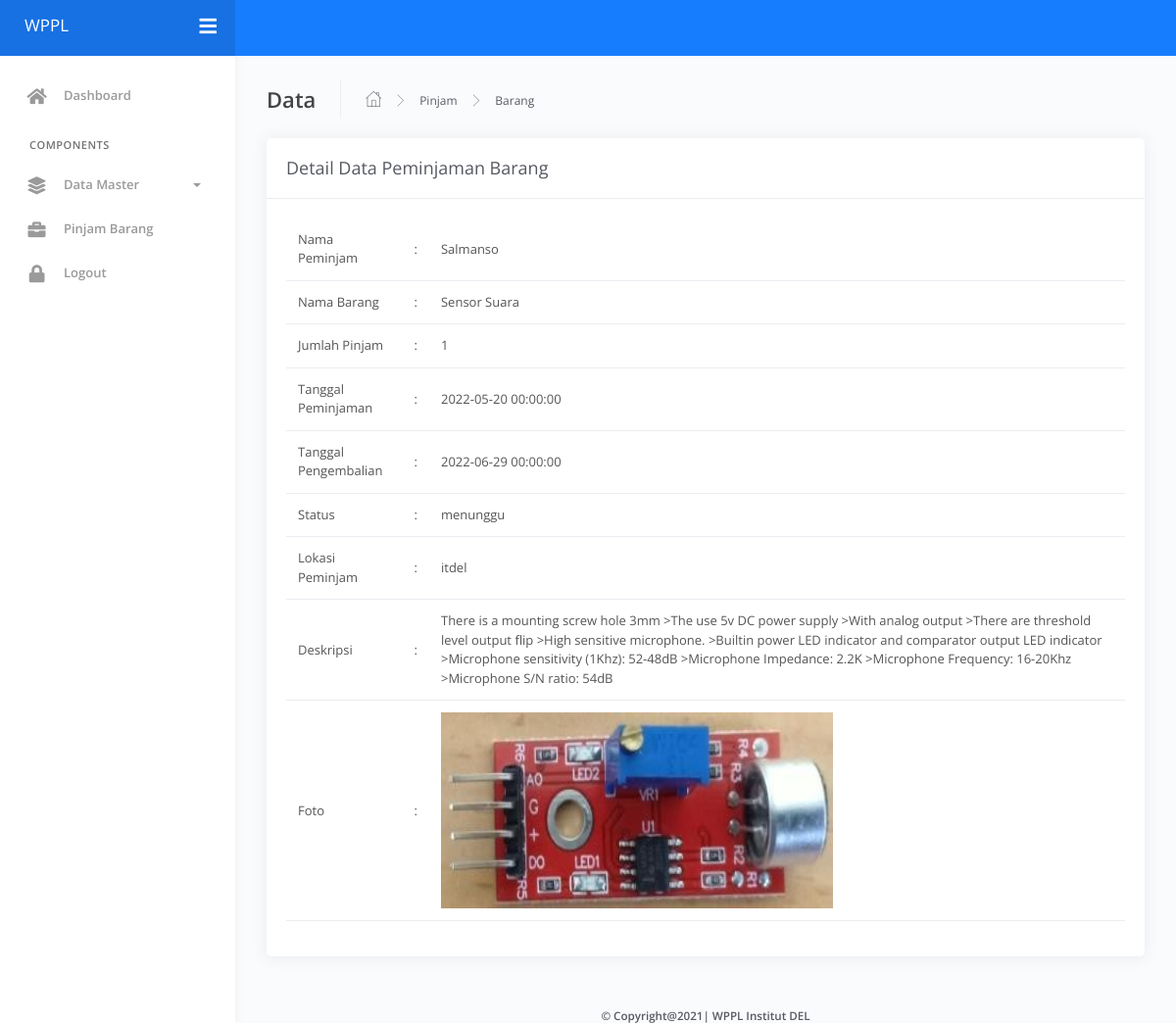
Screenshot of /admin/index.php?view=detailpinjambarang&id=7 with the database file from the repository.
### tables this page shows
CREATE TABLE `pinjambarang` (
  `id` int(11) NOT NULL,
  `id_barang` int(11) DEFAULT NULL,
  `id_user` int(11) DEFAULT NULL,
  `qty` int(11) DEFAULT NULL,
  `tgl_mulai` datetime DEFAULT NULL,
  `tgl_selesai` datetime DEFAULT NULL,
  `lokasi_barang` text DEFAULT NULL,
  `status` varchar(15) DEFAULT NULL
);

CREATE TABLE `user` (
  `id` int(11) NOT NULL,
  `nama_lengkap` varchar(255) DEFAULT NULL,
  `email` varchar(255) DEFAULT NULL,
  `nohp` varchar(15) DEFAULT NULL,
  `username` varchar(15) DEFAULT NULL,
  `password` varchar(15) DEFAULT NULL,
  `level` varchar(10) DEFAULT NULL
);

CREATE TABLE `barang` (
  `id` int(11) NOT NULL,
  `nama_barang` varchar(255) DEFAULT NULL,
  `stok` int(11) DEFAULT NULL,
  `deskripsi` text DEFAULT NULL,
  `foto` varchar(255) DEFAULT NULL
);

### user/peminjaman/barang/detailpinjambarang.php (the view)
<?php
$query = mysqli_query($conn,"SELECT pinjambarang.id, pinjambarang.id_barang, pinjambarang.id_user, pinjambarang.tgl_mulai, pinjambarang.tgl_selesai, pinjambarang.qty, pinjambarang.lokasi_barang, pinjambarang.status, barang.nama_barang, barang.foto, barang.deskripsi, user.nama_lengkap from pinjambarang inner join barang on barang.id=pinjambarang.id_barang inner join user on user.id=pinjambarang.id_user and pinjambarang.id='$_GET[id]'");
$d = mysqli_fetch_array($query);
?>
<div class="main-panel">
			<div class="content">
				<div class="page-inner">
					<div class="page-header">
						<h4 class="page-title">Data</h4>
						<ul class="breadcrumbs">
							<li class="nav-home">
								<a href="#">
									<i class="flaticon-home"></i>
								</a>
							</li>
							<li class="separator">
								<i class="flaticon-right-arrow"></i>
							</li>
							<li class="nav-item">
								<a href="#">Pinjam</a>
							</li>
							<li class="separator">
								<i class="flaticon-right-arrow"></i>
							</li>
							<li class="nav-item">
								<a href="#">Barang</a>
							</li>
						</ul>
					</div>
					<div class="row">
						<div class="col-md-12">
							<div class="card">
								<div class="card-header">
									<div class="d-flex align-items-center">
										<h4 class="card-title">Detail Data Peminjaman Barang</h4>
									</div>
								</div>
								<div class="card-body">
									<div class="table-responsive">
										<table class="table">
											<tr>
												<td>Nama Peminjam</td>
												<td>:</td>
												<td><?php echo $d['nama_lengkap'] ?></td>
											</tr>
											<tr>
												<td>Nama Barang</td>
												<td>:</td>
												<td><?php echo $d['nama_barang'] ?></td>
											</tr>
											<tr>
												<td>Jumlah Pinjam</td>
												<td>:</td>
												<td><?php echo $d['qty'] ?></td>
											</tr>
											<tr>
												<td>Tanggal Peminjaman</td>
												<td>:</td>
												<td><?php echo $d['tgl_mulai'] ?></td>
											</tr>
											<tr>
												<td>Tanggal Pengembalian</td>
												<td>:</td>
												<td><?php echo $d['tgl_selesai'] ?></td>
											</tr>
											<tr>
												<td>Status</td>
												<td>:</td>
												<td><?php echo $d['status'] ?></td>
											</tr>
											<tr>
												<td>Lokasi Peminjam</td>
												<td>:</td>
												<td><?php echo $d['lokasi_barang'] ?></td>
											</tr>
											<tr>
												<td>Deskripsi</td>
												<td>:</td>
												<td><?php echo $d['deskripsi'] ?></td>
											</tr>
											<tr>
												<td>Foto</td>
												<td>:</td>
												<td><img src="../admin/master/barang/Fotobarang/<?php echo $d['foto'] ?>" width="400" height="200"></td>
											</tr>
										</table>
									</div>
								</div>
							</div>
						</div>
					</div>
				</div>
			</div>
			<center><h6><b>&copy; Copyright@2021| WPPL Institut DEL</b></h6></center>
		</div>

### rows the page displays
pinjambarang: id_user.nama_lengkap "Salmanso", id_barang.nama_barang "Sensor Suara", qty "1", tgl_mulai "2022-05-20 00:00:00", tgl_selesai "2022-06-29 00:00:00", status "menunggu", lokasi_barang "itdel", id_barang.deskripsi "There is a mounting screw hole 3mm >The use 5v DC power supply >With analog output >There are threshold level output flip >High sensitive microphone. >Builtin power LED indicator and comparator output LED indicator >Microphone sensitivity (1Khz): 52-48dB >Microphone Impedance: 2.2K >Microphone Frequency: 16-20Khz >Microphone S/N ratio: 54dB", id_barang.foto (picture)
